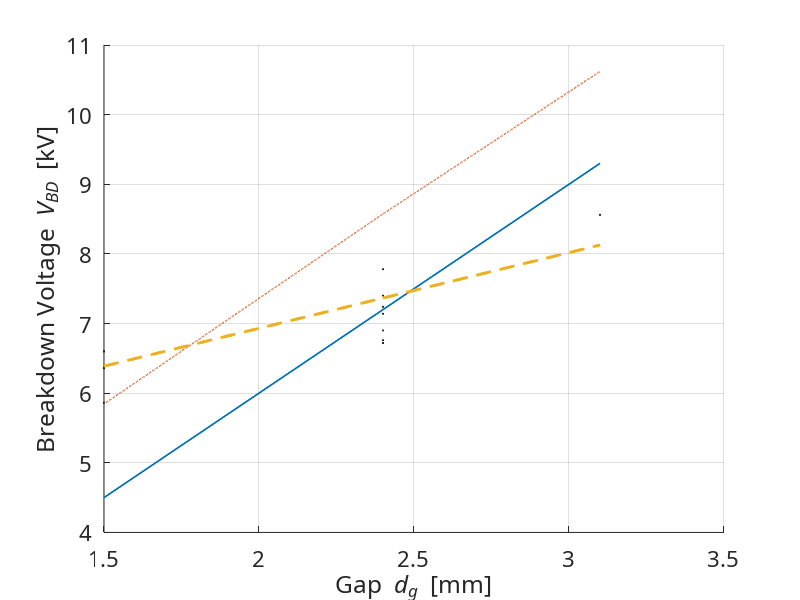

This chart was generated by the following MATLAB code: (Note: this script raises an error after producing the figure.)
clc
clear all
P_torr = 750;
P_bar = 1;
T_K = 298;
DG = [1.5 1.5 2.4 3.1 2.4 2.4 2.4 2.4 2.4 2.4 1.5 1.5];
VBD = [5.86 6.6 7.4 8.56 7.24 6.76 6.72 7.14 7.78 6.9 6.6 6.36];
figure
hold on
h_1 = plot(DG,VBD,'kd');
set(h_1,'markersize',1,'markerfacecolor','y');
VBD_corr1 = 3*DG;
h_2 = plot(DG,VBD_corr1,'-');
set(h_2,'linewidth',1,'markersize',1,'markerfacecolor',[1 0 0]);
f = ((293*P_torr)/(760*T_K)).*DG/10;
VBD_corr2 = 24.22*(f) + 6.08*sqrt(f);
h_3 = plot(DG,VBD_corr2,':');
set(h_3,'linewidth',1,'markerfacecolor',[0 1 0]);
VBD_corr3 = 4.3 + 136*(P_bar/T_K)+324*(P_bar/T_K).*DG;
h_4 = plot(DG,VBD_corr3,'--');
set(h_4,'linewidth',2)
p = polyfit(DG,VBD,2);
fit = polyval(p,DG);
% h_5 = plot(DG,fit,'.-');
% set(h_5,'linewidth',2)
grid on;
set(gca, 'fontname', 'Calibri', 'fontsize', 16);    
%     axis([0.5 3.5 0 5]);
xlabel('Gap {\it d_g } [mm]');
ylabel('Breakdown Voltage {\it V_{BD} } [kV]');
legend('Experimental Data','Thumb-rule','Paschens law','Pashely et al','data-fit(quadratic)', 4);
%Check for the fit
corr1_error = rms_error(VBD,VBD_corr1)
corr2_error = rms_error(VBD,VBD_corr2)
corr3_error = rms_error(VBD,VBD_corr3)
corr4_error = rms_error(VBD,fit)

figure
hold on
X = [0.4 1.4];
Y = [5 25];
p2 = plot(X,Y);
set(p2,'linewidth',2);
xtick = 0.3:0.2:0.5;
ytick = 5:5:32;
set(gca,'fontname','Calibri','fontsize',16,'XLim',[0.4 1.5],'XTick',[0.4 0.6 0.8 1.0 1.2 1.4 1.5]);
X_1 = [0.6 1.4];
Y_1 = [5.78 6.94];
X_2 = [0.6 1.4];
Y_2 = [18.70 37.3];
p3 = plot(X_1,Y_1,'kd');
p4 = plot(X_2,Y_2,'kd');
set(p3,'markersize',9,'markerfacecolor','y');
set(p4,'markersize',9,'markerfacecolor','g');
xlabel('Electrode gap(mm)');
ylabel('Ignition Voltage(kV)')
legend('Bosch correlation','40kPaa','200kPaa');
grid on


    